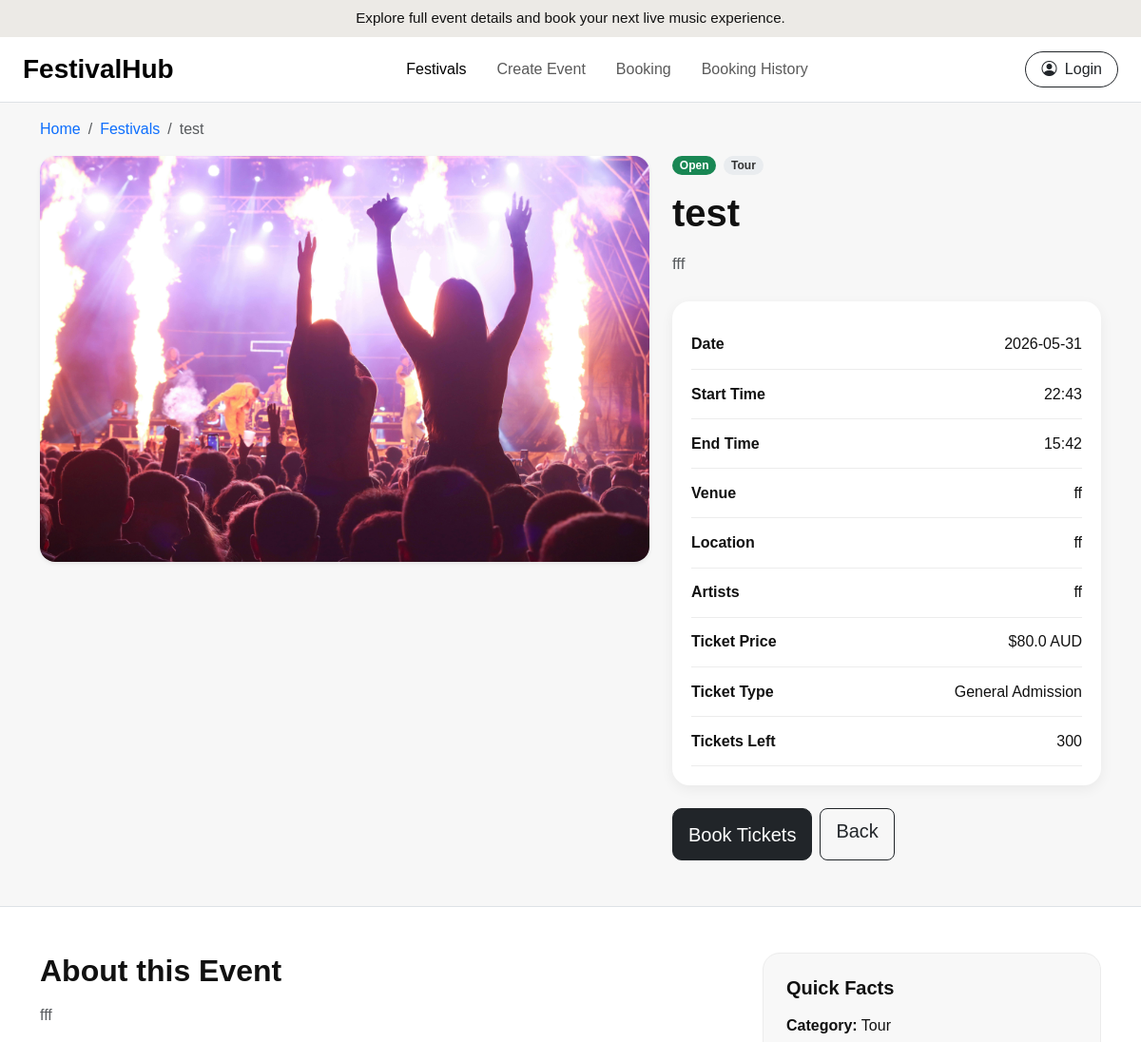
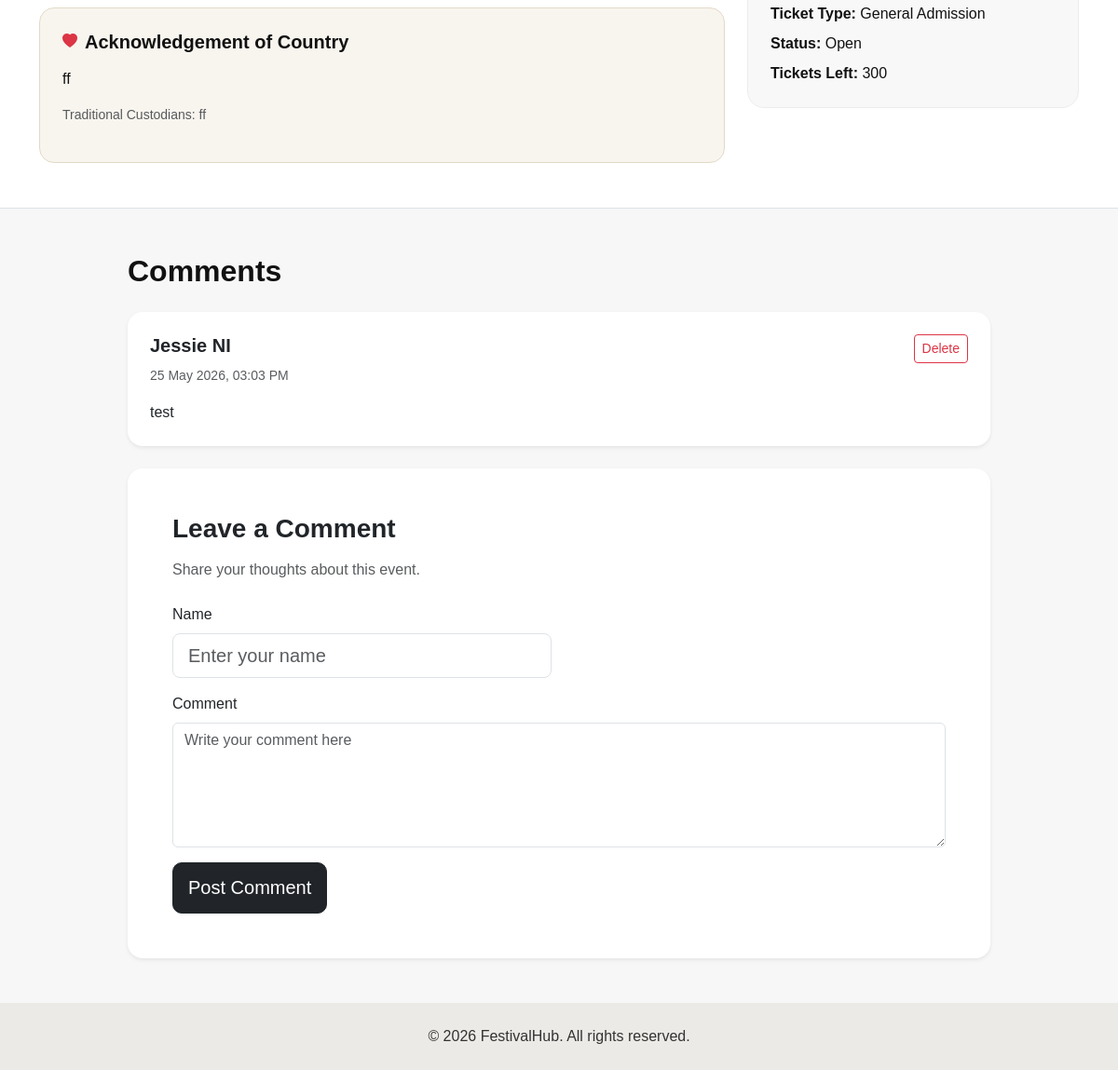
The app's page /details/10 with its own data (2 pictures, top to bottom).
### festivalhub/models.py (models this page shows, shortened)
class Event(db.Model):
    __tablename__ = 'events'
    id = db.Column(db.Integer, primary_key=True)
    creator_id = db.Column(
        db.Integer,
        db.ForeignKey('users.id'),
        nullable=True
    )
    name = db.Column(db.String(150), nullable=False)
    category = db.Column(db.String(80), nullable=False)
    date = db.Column(db.String(80), nullable=False)
    start_time = db.Column(db.String(50))
    end_time = db.Column(db.String(50))
    description = db.Column(db.Text, nullable=False)
    venue = db.Column(db.String(150), nullable=False)
    location = db.Column(db.String(150), nullable=False)
    artist_lineup = db.Column(db.Text)
    ticket_type = db.Column(db.String(80), default='General Admission')
    tickets_available = db.Column(db.Integer, default=0)
    price = db.Column(db.Float, default=0.0)
    status = db.Column(db.String(30), default='Open')
    image = db.Column(db.String(255))
    acknowledgement_type = db.Column(
        db.String(80),
        default='No Acknowledgement of Country'
    )
    traditional_custodians = db.Column(db.String(150))
    acknowledgement_statement = db.Column(db.Text)
    bookings = db.relationship(
        'Booking',
        backref='event',
        lazy=True,
        cascade='all, delete-orphan'
    )
    comments = db.relationship(
        'Comment',
        backref='event',
        lazy=True,
        cascade='all, delete-orphan'
    )

class Comment(db.Model):
    __tablename__ = 'comments'
    id = db.Column(db.Integer, primary_key=True)
    event_id = db.Column(
        db.Integer,
        db.ForeignKey('events.id'),
        nullable=False
    )
    user_name = db.Column(db.String(120), nullable=False)
    comment_text = db.Column(db.Text, nullable=False)
    posted_time = db.Column(db.DateTime, default=datetime.utcnow)

### festivalhub/views.py (the view, shortened to what this page needs)
@mainbp.route('/details', defaults={'event_id': None}, methods=['GET', 'POST'])
@mainbp.route('/details/<int:event_id>', methods=['GET', 'POST'])
def details(event_id):
    if event_id is None:
        event = Event.query.first()
    else:
        event = Event.query.get_or_404(event_id)
    comment_form = CommentForm()
    comments = Comment.query.filter_by(event_id=event.id).all()
    return render_template(
        'event-details.html',
        event=event,
        comment_form=comment_form,
        comments=comments,
        can_manage_event=user_can_manage_event(event)
    )

### festivalhub/templates/event-details.html (shortened to what this page needs)
<!DOCTYPE html>
<html lang="en">
<head>
    <link href="https://cdn.jsdelivr.net/npm/bootstrap@5.3.3/dist/css/bootstrap.min.css" rel="stylesheet">
    <link rel="stylesheet" href="https://cdn.jsdelivr.net/npm/bootstrap-icons@1.11.3/font/bootstrap-icons.min.css">
    <link rel="stylesheet" href="{{ url_for('static', filename='style/style.css') }}">
</head>
<body>
    <div class="top-banner text-center py-2">
        Explore full event details and book your next live music experience.
    </div>
    <nav class="navbar navbar-expand-lg navbar-light bg-white border-bottom sticky-top">
        <div class="container-fluid px-4">
            <a class="navbar-brand fw-bold fs-3" href="/">FestivalHub</a>
            <div class="navbar-collapse">
                <ul class="navbar-nav mx-auto gap-lg-3">
                    <li class="nav-item"><a class="nav-link active" href="/">Festivals</a></li>
                    <li class="nav-item"><a class="nav-link" href="/create">Create Event</a></li>
                    <li class="nav-item"><a class="nav-link" href="/booking">Booking</a></li>
                    <li class="nav-item"><a class="nav-link" href="/bookings">Booking History</a></li>
                </ul>
                {% if current_user.is_authenticated %}
                <div class="d-flex align-items-center gap-3">
                    <div class="text-center small">
                        <i class="bi bi-person-circle fs-4 d-block"></i>
                        <span>{{ current_user.first_name }}</span>
                    </div>
                    <a href="/logout" class="btn btn-outline-dark rounded-pill px-3">
                        <i class="bi bi-box-arrow-right me-1"></i>
                        Logout
                    </a>
                </div>
                {% else %}
                <a href="/login" class="btn btn-outline-dark rounded-pill px-3">
                    <i class="bi bi-person-circle me-1"></i>
                    Login
                </a>
                {% endif %}
            </div>
        </div>
    </nav>
    <section class="container py-3">
        <nav aria-label="breadcrumb">
            <ol class="breadcrumb mb-0">
                <li class="breadcrumb-item">
                    <a href="/" class="text-decoration-none">Home</a>
                </li>
                <li class="breadcrumb-item">
                    <a href="/" class="text-decoration-none">Festivals</a>
                </li>
                <li class="breadcrumb-item active" aria-current="page">
                    {{ event.name }}
                </li>
            </ol>
        </nav>
    </section>
    <section class="container pb-5">
        <div class="row g-4">
            <div class="col-lg-7">
                {% if event.image %}
                <img src="{{ url_for('static', filename='img/' + event.image) }}" alt="{{ event.name }} Poster"
                    class="img-fluid rounded-4 shadow-sm event-detail-image">
                {% endif %}
            </div>
            <div class="col-lg-5">
                <div class="mb-3 d-flex gap-2 flex-wrap">
                    <span class="badge rounded-pill text-bg-success">
                        {{ event.status }}
                    </span>
                    <span class="badge rounded-pill category-badge">
                        {{ event.category }}
                    </span>
                </div>
                <h1 class="fw-bold mb-3">
                    {{ event.name }}
                </h1>
                <p class="event-lead text-muted mb-4">
                    {{ event.description }}
                </p>
                <div class="event-info-card mb-4">
                    <div class="event-info-row">
                        <span class="event-label">Date</span>
                        <span>{{ event.date }}</span>
                    </div>
                    <div class="event-info-row">
                        <span class="event-label">Start Time</span>
                        <span>{{ event.start_time }}</span>
                    </div>
                    <div class="event-info-row">
                        <span class="event-label">End Time</span>
                        <span>{{ event.end_time }}</span>
                    </div>
                    <div class="event-info-row">
                        <span class="event-label">Venue</span>
                        <span>{{ event.venue }}</span>
                    </div>
                    <div class="event-info-row">
                        <span class="event-label">Location</span>
                        <span>{{ event.location }}</span>
                    </div>
                    <div class="event-info-row">
                        <span class="event-label">Artists</span>
                        <span>{{ event.artist_lineup }}</span>
                    </div>
                    <div class="event-info-row">
                        <span class="event-label">Ticket Price</span>
                        <span>${{ event.price }} AUD</span>
                    </div>
                    <div class="event-info-row">
                        <span class="event-label">Ticket Type</span>
                        <span>{{ event.ticket_type }}</span>
                    </div>
                    <div class="event-info-row">
                        <span class="event-label">Tickets Left</span>
                        <span>{{ event.tickets_available }}</span>
                    </div>
                </div>
                <div class="d-grid gap-2 d-md-flex flex-wrap">
                    {% if event.status == 'Cancelled' %}
                    <button type="button" class="btn btn-secondary btn-lg" disabled>
                        Event Cancelled
                    </button>
                    {% elif current_user.is_authenticated %}
                    <a href="{{ url_for('main.booking', event_id=event.id) }}" class="btn btn-dark btn-lg">
                        Book Tickets
                    </a>
                    {% else %}
                    <button type="button" class="btn btn-dark btn-lg" data-bs-toggle="modal"
                        data-bs-target="#bookingLoginModal">
                        Book Tickets
                    </button>
                    {% endif %}
                    <a href="/" class="btn btn-outline-dark btn-lg">
                        Back
                    </a>
                </div>
            </div>
        </div>
    </section>
    <section class="bg-white border-top border-bottom py-5">
        <div class="container">
            <div class="row g-4">
                <div class="col-lg-8">
                    <h2 class="fw-bold mb-3">
                        About this Event
                    </h2>
                    <p class="text-muted">
                        {{ event.description }}
                    </p>
                    <div class="acknowledgement-section mt-4 p-4 rounded-4">
                        <div class="d-flex align-items-center mb-3">
                            <i class="bi bi-heart-fill text-danger me-2"></i>
                            <h5 class="fw-bold mb-0">
                                Acknowledgement of Country
                            </h5>
                        </div>
                        <p class="mb-3">
                            {{ event.acknowledgement_statement }}
                        </p>
                        <p class="text-muted small mb-3">
                            Traditional Custodians: {{ event.traditional_custodians }}
                        </p>
                    </div>
                </div>
                <div class="col-lg-4">
                    <div class="quick-facts-card">
                        <h5 class="fw-bold mb-3">
                            Quick Facts
                        </h5>
                        <ul class="list-unstyled mb-0">
                            <li class="mb-2">
                                <strong>Category:</strong> {{ event.category }}
                            </li>
                            <li class="mb-2">
                                <strong>Ticket Type:</strong> {{ event.ticket_type }}
                            </li>
                            <li class="mb-2">
                                <strong>Status:</strong> {{ event.status }}
                            </li>
                            <li class="mb-0">
                                <strong>Tickets Left:</strong> {{ event.tickets_available }}
                            </li>
                        </ul>
                    </div>
                </div>
            </div>
        </div>
    </section>
    <section class="container py-5">
        <div class="row justify-content-center">
            <div class="col-xl-10">
                <h2 class="fw-bold mb-4">
                    Comments
                </h2>
                {% for comment in comments %}
                <div class="card border-0 shadow-sm rounded-4 mb-4">
                    <div class="card-body p-4">
                        <div class="d-flex justify-content-between align-items-start gap-3">
                            <div>
                                <h5 class="fw-bold mb-2">
                                    {{ comment.user_name }}
                                </h5>
                                <small class="text-muted">
                                    {{ comment.posted_time.strftime('%d %B %Y, %I:%M %p') }}
                                </small>
                                <p class="mb-0 mt-3">
                                    {{ comment.comment_text }}
                                </p>
                            </div>
                            <form method="POST" action="{{ url_for('main.delete_comment', comment_id=comment.id) }}">
                                <button type="submit" class="btn btn-outline-danger btn-sm">
                                    Delete
                                </button>
                            </form>
                        </div>
                    </div>
                </div>
                {% endfor %}
                <div class="card border-0 shadow-sm rounded-4">
                    <div class="card-body p-4 p-md-5">
                        <h3 class="fw-bold mb-3">
                            Leave a Comment
                        </h3>
                        <p class="text-muted mb-4">
                            Share your thoughts about this event.
                        </p>
                        <form method="POST" id="commentForm">
                            <div class="row g-3">
                                <div class="col-md-6">
                                    <label class="form-label">Name</label>
                                    <input type="text" name="user_name" class="form-control form-control-lg"
                                        value="{% if current_user.is_authenticated %}{{ current_user.first_name }} {{ current_user.last_name }}{% endif %}"
                                        placeholder="Enter your name" required>
                                </div>
                                <div class="col-12">
                                    <label class="form-label">Comment</label>
                                    <textarea name="comment_text" class="form-control" rows="5"
                                        placeholder="Write your comment here" required></textarea>
                                </div>
                                <div class="col-12">
                                    {% if current_user.is_authenticated %}
                                    <button type="submit" class="btn btn-dark btn-lg">
                                        Post Comment
                                    </button>
                                    {% else %}
                                    <button type="button" class="btn btn-dark btn-lg" data-bs-toggle="modal"
                                        data-bs-target="#commentLoginModal">
                                        Post Comment
                                    </button>
                                    {% endif %}
                                </div>
                            </div>
                        </form>
                    </div>
                </div>
            </div>
        </div>
    </section>
    <footer class="footer-section py-4 text-center">
        <p class="mb-0">
            © 2026 FestivalHub. All rights reserved.
        </p>
    </footer>
</body>
</html>

### records on screen
Event: name "test", image+name (picture), status "Open", category "Tour", description "fff", date "2026-05-31", start_time "22:43", end_time "15:42", venue "ff", location "ff", artist_lineup "ff", price "80.0", ticket_type "General Admission", tickets_available "300", acknowledgement_statement "ff", traditional_custodians "ff"
Comment: user_name "Jessie NI", posted_time "25 May 2026, 03:03 PM", comment_text "test"
